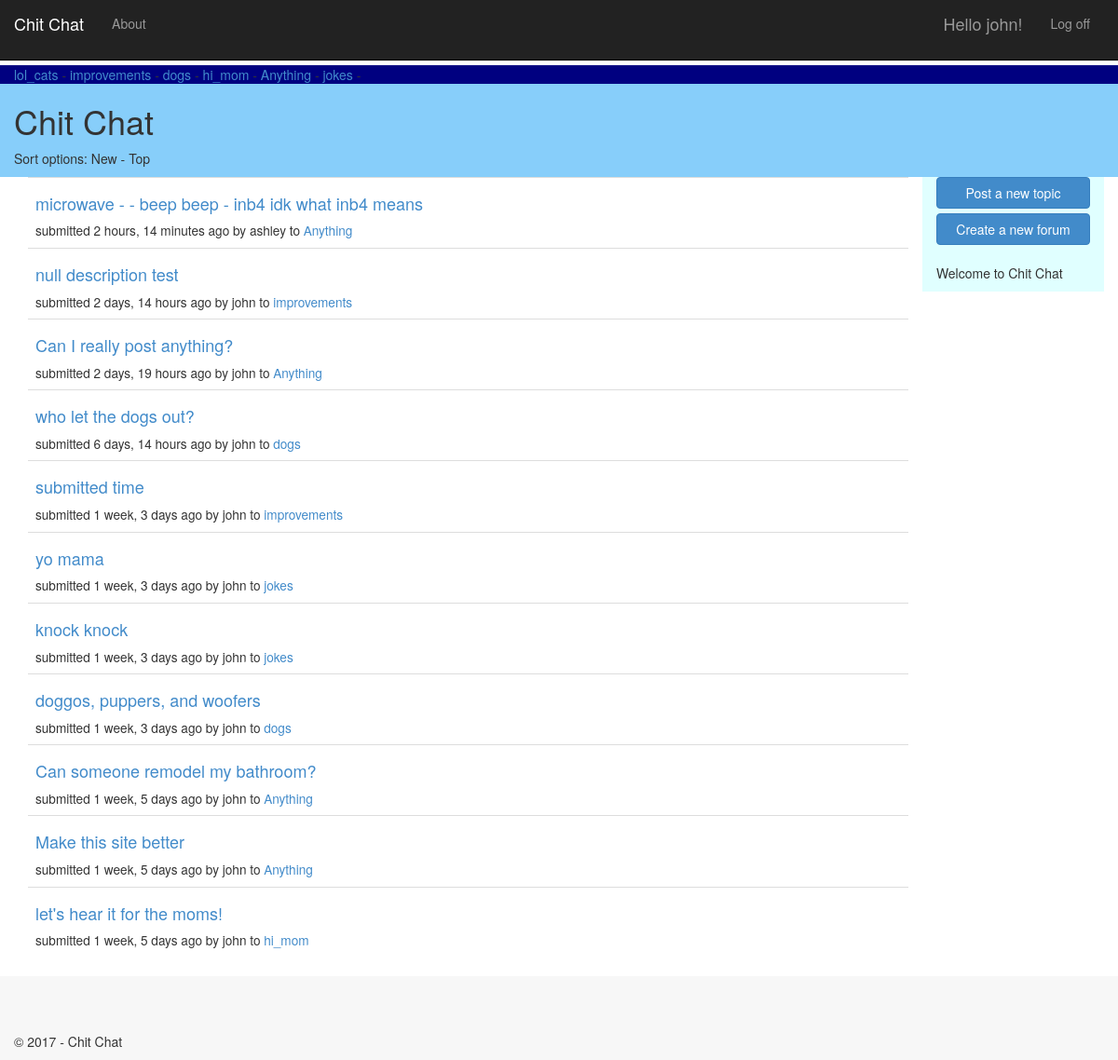
Screenshot of / (signed in) with the database file from the repository.
### forum/models.py (models this page shows, shortened)
class Forum(models.Model):
    slug = models.SlugField(unique=True, max_length=60)
    description = models.TextField(blank=True, default='')
    updated = models.DateTimeField(auto_now=True)
    created = models.DateTimeField(auto_now=True)
    creator = models.ForeignKey(User, blank=True, null=True)

class Topic(models.Model):
    title = models.CharField(max_length=60)
    description = models.TextField(max_length=10000, blank=True)
    forum = models.ForeignKey(Forum)
    created = models.DateTimeField(auto_now=True)
    creator = models.ForeignKey(User, blank=True, null=True)
    updated = models.DateTimeField(auto_now=True)
    closed = models.BooleanField(blank=True, default=False)

### forum/views.py (the view)
class ForumListView(ListView):
    model = Forum
    def get_context_data(self, **kwargs):
        context = super(ForumListView, self).get_context_data(**kwargs)
        context['title'] = 'Forums'
        context['year'] = datetime.now().year
        context['topics'] = Topic.objects.all().order_by("-created")
        return context

### forum/templates/forum/index.html
{% extends "app/layout.html" %}
{% block content %}
<div id="header-forums" class="container">
    {% if latest_forum_list %}
    <span class="align-middle">
        {% for forum in latest_forum_list %}
        <a href="{% url 'forum:forum-detail' slug=forum.slug %}">{{forum.slug}}</a> -
        {% endfor %}
    </span>
    {% else %}
    <p>No forums available.</p>
    {% endif %}
</div>
<div id="header-bottom" class="container">
    <h1>Chit Chat</h1><p>Sort options: New - Top</p>
</div>
<div class="container">
    <div class="col-xs-12 col-sm-10" id="topic-table">
        {% if topics %}
        <table class="table table-hover">
            <tbody>
                {% for topic in topics %}
                <tr>
                    <td>
                        <h4><a href="{% url 'forum:topic-detail' topic.id %}">{{topic.title}}</a></h4>
                        <small>
                            submitted {{ topic.created|timesince }} ago by {{ topic.creator.get_username }} to
                            <a href="{% url 'forum:forum-detail' slug=topic.forum.slug %}">{{topic.forum.slug}}</a>
                        </small>
                    </td>
                </tr>
                {% endfor %}
            </tbody>
        </table>
        {% else %}
        <p>No topics available.</p>
        {% endif %}
    </div>
    <div class="col-xs-12 col-sm-2" id="sidebar-main">
        <a href="" class="btn btn-primary btn-block" role="button">Post a new topic</a>
        <a href="{% url 'forum:new-forum' %}" class="btn btn-primary btn-block" role="button">Create a new forum</a>
        <br />
        <p>Welcome to Chit Chat</p>
    </div>
</div>
{% endblock %}

### app/templates/app/loginpartial.html (shortened to what this page needs)
{% if user.is_authenticated %}
<form id="logoutForm" action="/logout" method="post" class="navbar-right">
    <ul class="nav navbar-nav navbar-right">
        <li><span class="navbar-brand">Hello {{ user.username }}!</span></li>
        <li><a href="javascript:document.getElementById('logoutForm').submit()">Log off</a></li>
    </ul>
</form>
{% else %}
<ul class="nav navbar-nav navbar-right">
    <li><a href="{% url 'login' %}">Log in</a></li>
    <li><a href="{% url 'signup' %}">Signup</a></li>
</ul>
{% endif %}

### app/static/app/content/site.css (style rules this page uses)
body { padding-top: 50px; }
#sidebar-main { background-color: #E0FFFF; }
.container { max-width: none; }
#header-bottom { background-color: #87CEFA; }
#header-forums { background-color: navy; }

### rows the page displays
Forum: slug "lol_cats"
Forum: slug "improvements"
Forum: slug "dogs"
Forum: slug "hi_mom"
Forum: slug "Anything"
Forum: slug "jokes"
Topic: title "microwave - - beep beep - inb4 idk what inb4 means", created "2 hours, 14 minutes", creator.get_username "ashley", forum.slug "Anything"
Topic: title "null description test", created "2 days, 14 hours", creator.get_username "john", forum.slug "improvements"
Topic: title "Can I really post anything?", created "2 days, 19 hours", creator.get_username "john", forum.slug "Anything"
Topic: title "who let the dogs out?", created "6 days, 14 hours", creator.get_username "john", forum.slug "dogs"
Topic: title "submitted time", created "1 week, 3 days", creator.get_username "john", forum.slug "improvements"
Topic: title "yo mama", created "1 week, 3 days", creator.get_username "john", forum.slug "jokes"
Topic: title "knock knock", created "1 week, 3 days", creator.get_username "john", forum.slug "jokes"
Topic: title "doggos, puppers, and woofers", created "1 week, 3 days", creator.get_username "john", forum.slug "dogs"
Topic: title "Can someone remodel my bathroom?", created "1 week, 5 days", creator.get_username "john", forum.slug "Anything"
Topic: title "Make this site better", created "1 week, 5 days", creator.get_username "john", forum.slug "Anything"
Topic: title "let's hear it for the moms!", created "1 week, 5 days", creator.get_username "john", forum.slug "hi_mom"

### other values shown
{{ user.username }} "john"
{{ year }} "2017"
